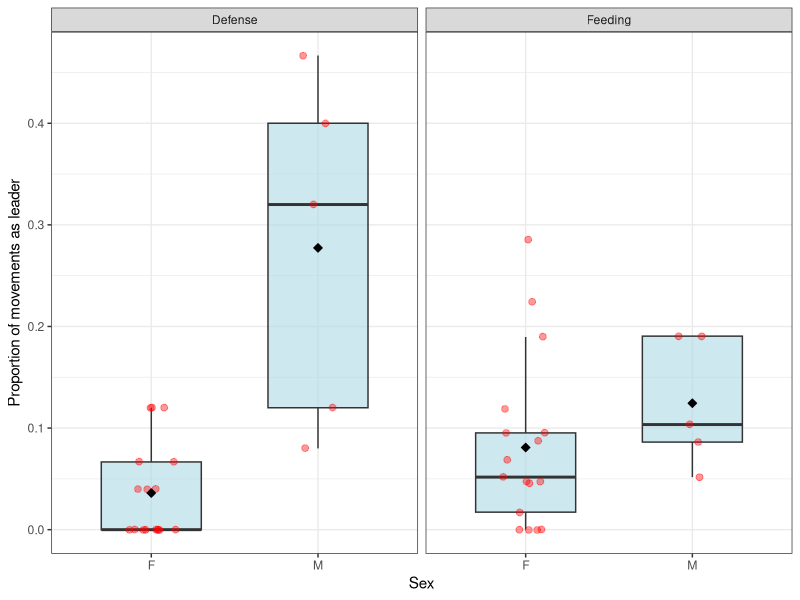
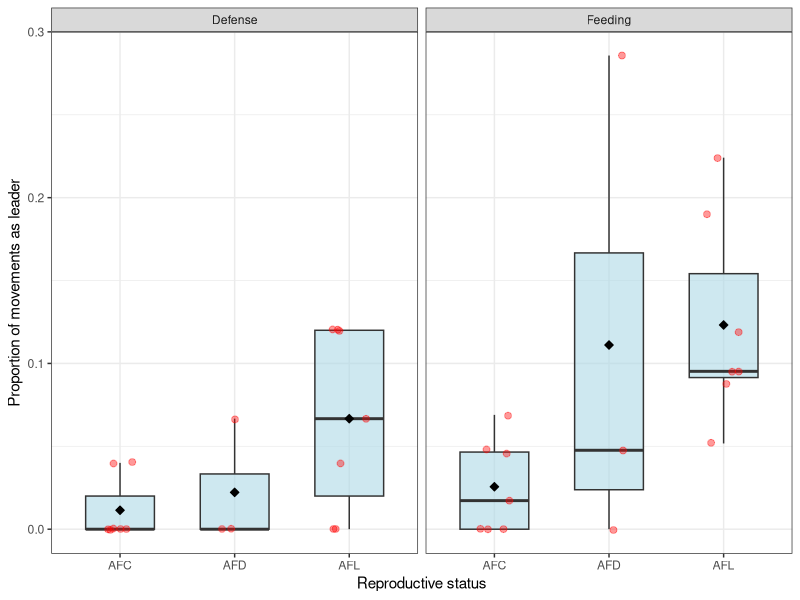
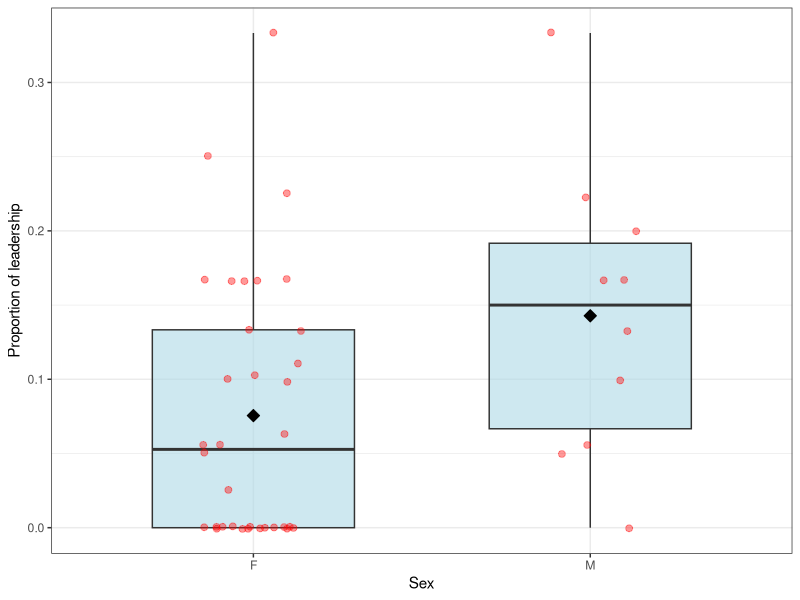
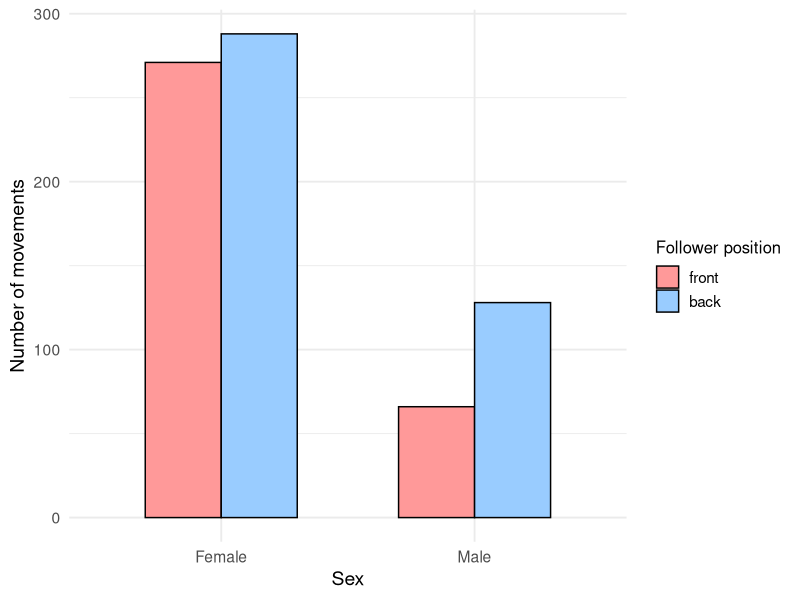
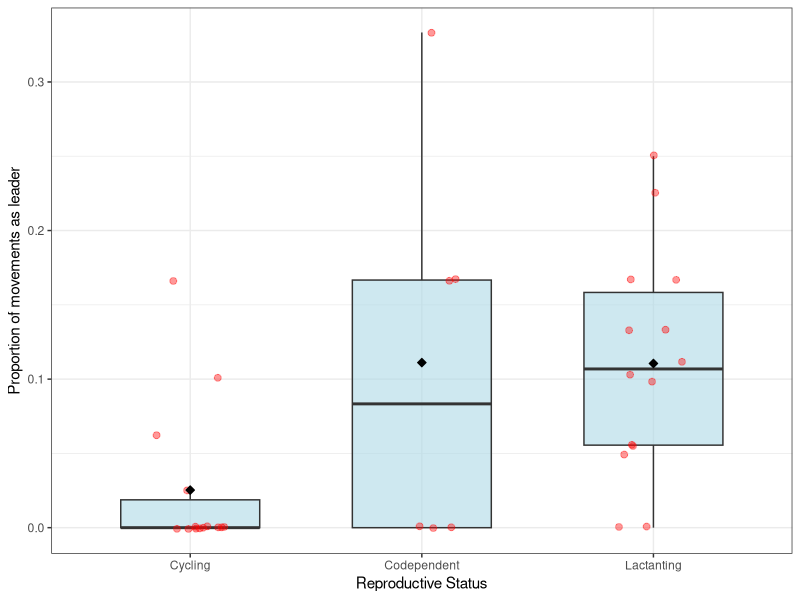
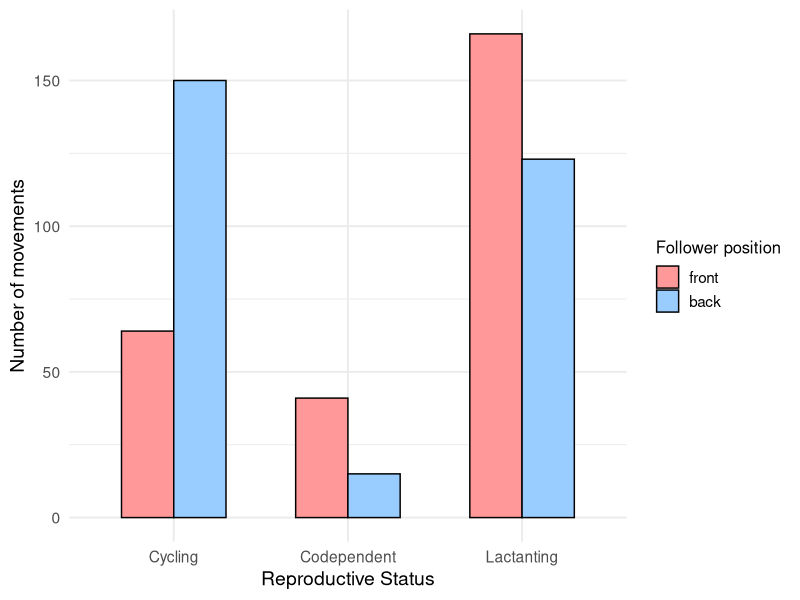

Generate these figures, in order, with R:
## ---- chunk 1
knitr::opts_chunk$set(echo = TRUE)
## ---- chunk 2
library(dplyr)
library(tidyr)
library(lubridate)

#read data
data <- readxl::read_xlsx(path = "data/data_identity.xlsx",
                          sheet = "DESPLAZAMIENTO",
                          range =  "C1:V120")

#preparing data

data <- as.data.frame(data) |>
  dplyr::mutate(
    month = lubridate::month(created_at),
    context = ifelse(`88_Motivacin_del_des` == "Alimentación", "Feeding", "Defense")
  )
  
cols_seguidores <- grep("Seguidor", names(data), value = TRUE)

individuos_status <- c(
  "BUENO" = "M", 
  "OSO" = "M",
  "GANDHI" = "M",
  "GRU" = "M",
  "FELIPE" = "M",
  "ALHAMBRA" = "AFL",
  "MOMI" = "AFL",
  "PATILLAS" = "AFL",
  "LOCA" = "AFL",
  "CHINA" = "AFL",
  "OJER" = "AFC",
  "BUBBLE" = "AFC",
  "WOW" = "AFL", 
  "UVE" = "AFL", 
  "QUERIDA" = "AFD",
  "TERE" = "AFD",
  "BUENA" = "AFD",
  "CYNTHIA" = "AFC",
  "ABU" = "AFC",
  "EW" = "AFC",
  "MULLET" = "AFC",
  "DOS"= "AFL",
  "SOLA" = "AFC"
)

individuos_table <- data.frame(id = names(individuos_status), 
                               sex = ifelse(individuos_status == "M", "M", "F"), 
                               reprostatus = individuos_status)



dat <- data |>
  dplyr::rowwise()  |>
  dplyr::mutate(
    leader_sex = individuos_table$sex[ match(`78_Leader`, individuos_table$id) ],
    leader_reprostatus = individuos_table$reprostatus[ match(`78_Leader`, individuos_table$id) ],
    follower_id = list(
      individuos_table$id[
        match(
          dplyr::c_across(
            dplyr::all_of(cols_seguidores)), individuos_table$id 
        )
      ]
    ),
    month = lubridate::month(created_at),
    context = ifelse(`88_Motivacin_del_des` == "Alimentación", "Feeding", "Defense")
  )  |>
  dplyr::ungroup()


followers_long <- dat |>
  select(`78_Leader`, leader_sex,leader_reprostatus, follower_id, context, month)  |>
  tidyr::unnest_longer(follower_id)  |>
  mutate(follower_sex = individuos_table$sex[match(follower_id, individuos_table$id)],
         follower_reprostatus = individuos_table$reprostatus[match(follower_id, individuos_table$id)]) |>
  na.omit()


# 2) Contar movimientos por individuo
leaders <- dat |>
  group_by(ind = `78_Leader`, sex = leader_sex, repro_status = leader_reprostatus, context, month) |>
  summarise(n_leader = n(), .groups = "drop")

followers <- followers_long |>
  group_by(ind = follower_id, follower_sex, context, month) |>
  summarise(n_follower = n(), .groups = "drop") |>
  na.omit()


ind_counts <- left_join(leaders, followers, by = c("ind", "context", "month")) |>
  mutate(
    n_leader   = ifelse(is.na(n_leader), 0, n_leader),
    n_follower = ifelse(is.na(n_follower), 0, n_follower),
    total = n_leader + n_follower,
    prop_leader = n_leader / total
  ) |>
  dplyr::transmute(
    ID = ind,
    sex,
    repro_status,
    context,
    month,
    n_leader
  )

following <- data[,5:15]


df_followers <- dat[,c(cols_seguidores, "context", "month")]  %>%
  mutate(row_id = row_number(),
         n_followers = rowSums(!is.na(.)) - 2) %>%  # count non-NA per row
  pivot_longer(
    cols = -c(row_id, n_followers, context, month),
    names_to = "column_name",
    values_to = "name"
  ) %>%
  filter(!is.na(name)) %>%    # keep only non-NA names
  mutate(n_position = match(column_name, names(following))) %>%
  select(name, n_position, n_followers, context, month) %>%
  dplyr::mutate(order_index =(((n_position-1)/2)/((n_followers-1)/2)),
                fb_position = ifelse(order_index < 0.5, "Front", "Back")) %>%
  dplyr::group_by(name, fb_position, context, month) %>%
  summarise(n_times = n(), .groups = "drop")

df_followers <- df_followers %>%
  group_by(name, month, context, fb_position) %>%
  summarise(n_times = sum(n_times), .groups = "drop") %>%  # sum in case multiple rows
  pivot_wider(
    names_from = fb_position,
    values_from = n_times,
    values_fill = 0  # fill missing combinations with 0
  ) %>%
  dplyr::transmute(
    ID = name,
    month,
    context,
    n_front = Front,
    n_back = Back
  )


data_ <- left_join(df_followers, ind_counts, by = c("ID", "context", "month")) |>
  dplyr::mutate(
    sex = individuos_table$sex[ match(ID, individuos_table$id) ],
    repro_status = individuos_table$reprostatus[match(ID, individuos_table$id) ],
    n_leader = ifelse(is.na(n_leader), 0, n_leader)
  ) |>
  dplyr::transmute(
    ID,
    sex,
    repro_status,
    context,
    month,
    n_leader,
    n_front,
    n_back
  )

## ---- chunk 3

print(data_, n = 90)

## ---- chunk 4

library(dplyr)
library(lme4)
library(ggplot2)

dat <- data_ %>%
  group_by(ID, sex, repro_status, context) %>%
  summarise(
    n_leader = sum(n_leader, na.rm = TRUE),
    n_follower   = sum(n_front + n_back, na.rm = TRUE),
    .groups = "drop"
  ) %>%
  mutate(prop = n_leader / (n_leader + n_follower))

## ---- chunk 5

print(dat, n = 90)

## ---- chunk 6

# Dividir datos por contexto
feed  <- dat %>% filter(context == "Feeding")
defense <- dat %>% filter(context == "Defense")

# movimientos alimentacion
m_feed_full <- glmer(
  cbind(n_leader, n_follower) ~ sex + (1 | ID),
  data = feed,
  family = binomial
)

m_feed_null <- glmer(
  cbind(n_leader, n_follower) ~ 1 + (1 | ID),
  data = feed,
  family = binomial
)

anova(m_feed_full, m_feed_null)   # LRT

## ---- chunk 7

summary(m_feed_full)

## ---- chunk 8

#movimientos defensa

m_def_full <- glmer(
  cbind(n_leader, n_follower) ~ sex + (1 | ID),
  data = defense,
  family = binomial
)

m_def_null <- glmer(
  cbind(n_leader, n_follower) ~ 1 + (1 | ID),
  data = defense,
  family = binomial
)

anova(m_def_full, m_def_null)   # LRT
## ---- chunk 9

summary(m_def_full)

## ---- chunk 10

ggplot(dat, aes(x = sex, y = prop, fill = sex)) +
  geom_boxplot(width = 0.6, alpha = 0.6, outlier.shape = NA) +
  geom_jitter(width = 0.15, alpha = 0.4, color = "red", size = 2) +
  stat_summary(fun = mean, geom = "point", shape = 23, size = 2, fill = "black") +
  facet_wrap(~context) +
  theme_bw() +
  labs(
    x = "Sex",
    y = "Proportion of movements as leader"
  ) +
  scale_fill_manual(values = c("F" = "lightblue", "M" = "lightblue")) + 
  theme(legend.position = "none")


## ---- chunk 11

females <- dat %>% filter(sex == "F")

## ---- chunk 12

# alimentacion
f_feed_full <- glmer(
  cbind(n_leader, n_follower) ~ repro_status + (1 | ID),
  data = females %>% filter(context == "Feeding"),
  family = binomial
)

f_feed_null <- glmer(
  cbind(n_leader, n_follower) ~ 1 + (1 | ID),
  data = females %>% filter(context == "Feeding"),
  family = binomial
)

anova(f_feed_full, f_feed_null)

## ---- chunk 13

summary(f_feed_full)

## ---- chunk 14

f_def_full <- glmer(
  cbind(n_leader, n_follower) ~ repro_status + (1 | ID),
  data = females %>% filter(context == "Defense"),
  family = binomial
)

f_def_null <- glmer(
  cbind(n_leader, n_follower) ~ 1 + (1 | ID),
  data = females %>% filter(context == "Defense"),
  family = binomial
)

anova(f_def_full, f_def_null)
## ---- chunk 15

summary(f_def_full)

## ---- chunk 16

ggplot(females, aes(x = repro_status, y = prop, fill = repro_status)) +
  geom_boxplot(width = 0.6, alpha = 0.6, outlier.shape = NA) +
  geom_jitter(width = 0.15, alpha = 0.4, color = "red", size = 2) +
  stat_summary(fun = mean, geom = "point", shape = 23, size = 2, fill = "black") +
  facet_wrap(~context) +
  theme_bw() +
  labs(x = "Reproductive status", y = "Proportion of movements as leader") +
  scale_fill_manual(values = c("AFC" = "lightblue", "AFD" = "lightblue", "AFL" = "lightblue"))+
  theme(legend.position = "none")


## ---- chunk 17

# Load packages
library(lme4)
library(multcomp)
library(dplyr)

# Load your dataset
# df <- read.csv("your_data.csv")

# Compute follower counts if not already present
df <- data_ %>%
  mutate(n_follower = n_front + n_back,
         prop_leader = n_leader / (n_leader + n_follower),
         prop_front = n_front / (n_front + n_back))

# Compute relative contribution of each category per month
df <- df %>%
  group_by(context, month, sex) %>%
  mutate(n_category = n()) %>%
  ungroup() %>%
  group_by(context, month) %>%
  mutate(rel_contrib = n_category / max(n_category))

df$ID <- as.factor(df$ID)
df$sex <- as.factor(df$sex)
df$repro_status <- as.factor(df$repro_status)
## ---- chunk 18

print(df, n = 90)

## ---- chunk 19

# -----------------------------
# Function to run models
# -----------------------------

run_model_leader_prop <- function(data, response_type, predictor, context_name){
  
  cat("\nRunning models for context:", context_name, "and predictor:", predictor, "\n")
  
  # Subset context
  dat <- subset(data, context == context_name)
  
  if(predictor == "repro_status"){
    
    dat <- dat |>
      dplyr::filter(sex == "F")
  }
  
  # Ensure ID and predictor are factors
  dat$ID <- as.factor(dat$ID)
  dat[[predictor]] <- as.factor(dat[[predictor]])
  
  # --- Model 1: leader/follower counts (two-vector response) ---
  formula1 <- as.formula(paste0("cbind(n_leader, n_follower) ~ ", predictor, " + (1|ID)"))
  model1 <- glmer(formula1,
                  family = binomial,
                  data = dat)
  
  # Null model
  formula_null1 <- as.formula("cbind(n_leader, n_follower) ~ (1|ID)")
  null1 <- glmer(formula_null1,
                 family = binomial,
                 data = dat)
  
  # Likelihood ratio test
  lrt1 <- anova(null1, model1, test = "Chisq")
  print(lrt1)
  return(list(model1=summary(model1)))
  }

  
run_model_order_index <- function(data, response_type, predictor, context_name){
  
  cat("\nRunning models for context:", context_name, "and predictor:", predictor, "\n")
  
  # Subset context
  dat <- subset(data, context == context_name)
  
   if(predictor == "repro_status"){
    
    dat <- dat |>
      dplyr::filter(sex == "F")
  }
  
  
  
  # Ensure ID and predictor are factors
  dat$ID <- as.factor(dat$ID)
  dat[[predictor]] <- as.factor(dat[[predictor]])
  
  # --- Model 2: progression order index (prop front) ---
  formula2 <- as.formula(paste0("prop_front ~ ", predictor, " + (1|ID)"))
  model2 <- lmer(formula2, data = dat)
  
  # Null model
  null2 <- lmer(prop_front ~ (1|ID), data = dat)
  
  # Likelihood ratio test
  lrt2 <- anova(null2, model2, test = "Chisq")
  print(lrt2)
  
  # Post hoc Tukey if predictor is reproductive state
  if(predictor == "repro_status"){
    posthoc <- glht(model2, linfct = mcp(repro_status = "Tukey"))
    print(summary(posthoc))
  }
  
  return(list(model2=summary(model2)))
}

## ---- chunk 20

run_model_leader_prop(df, response_type="leader_follower", predictor="sex", context_name="Feeding")

## ---- chunk 21

# Filtramos solo el contexto Feeding
df_feeding <- subset(df, context == "Feeding")

# Boxplot
ggplot(df_feeding, aes(x = sex, y = prop_leader, fill = sex)) +
  geom_boxplot(width = 0.6, alpha = 0.6) +
  geom_jitter(width = 0.15, alpha = 0.4, color = "red", size = 2) +
  stat_summary(fun = mean, geom = "point", shape = 23, size = 3, fill = "black") +
  theme_bw() +
  labs(x = "Sex", y = "Proportion of leadership") +
  scale_fill_manual(values = c("F" = "lightblue", "M" = "lightblue"))+
  theme(legend.position = "none")

## ---- chunk 22

run_model_order_index(df, response_type="order_index", predictor="sex", context_name="Feeding")

## ---- chunk 23

# Crear un dataframe resumido por sexo y posición
df_bar <- df %>%
  filter(context == "Feeding") %>%  # filtrar solo Feeding
  group_by(sex) %>%
  summarise(
    front = sum(n_front),
    back = sum(n_back),
    total = sum(n_follower)  # total movimientos
  ) %>%
  tidyr::pivot_longer(cols = c(front, back), names_to = "position", values_to = "moves") %>%
  mutate(position = factor(position, levels = c("front", "back")))  # controlamos el orden


# Barplot vertical
ggplot(df_bar, aes(x = sex, y = moves, fill = position)) +
  geom_bar(stat = "identity", 
           position = "dodge",  # ancho entre barras
           width = 0.6,  # ancho de cada barra
           color = "black") +  # borde negro fino
  
  scale_fill_manual(values = c("front" = "#FF9999", "back" = "#99CCFF"),
                    name = "Follower position") +
  scale_y_continuous(name = "Number of movements") +
  scale_x_discrete(name = "Sex", labels = c("F" = "Female", "M" = "Male")) +
  theme_minimal(base_size = 14) +
    theme(
      legend.title = element_text(size = 12),
      legend.text = element_text(size = 11),
      plot.title = element_text(size = 16, face = "bold", hjust = 0.5)
    )

## ---- chunk 24

run_model_leader_prop(df, response_type="leader_follower", predictor="repro_status", context_name="Feeding")

## ---- chunk 25

# Filtramos solo el contexto Feeding
df_females <- subset(df, sex == "F") |>
  subset(context == "Feeding")


ggplot(df_females, aes(x = repro_status, y = prop_leader, fill = repro_status)) +
  geom_boxplot(width = 0.6, alpha = 0.6, outlier.shape = NA) +
  geom_jitter(width = 0.15, alpha = 0.4, color = "red", size = 2) +
  stat_summary(fun = mean, geom = "point", shape = 23, size = 2, fill = "black") +
  theme_bw() +
  labs(x = "Reproductive status", y = "Proportion of movements as leader") +
  scale_fill_manual(values = c("AFC" = "lightblue", "AFD" = "lightblue", "AFL" = "lightblue"))+
    scale_x_discrete(name = "Reproductive Status", labels = c("AFC" = "Cycling", "AFD" = "Codependent", "AFL" = "Lactanting")) +
  theme(legend.position = "none")

## ---- chunk 26

run_model_order_index(df, response_type="order_index", predictor="repro_status", context_name="Feeding")

## ---- chunk 27
# Crear un dataframe resumido por sexo y posición
df_bar <- df %>%
  filter(context == "Feeding" & sex == "F") %>%  # filtrar solo Feeding
  group_by(repro_status) %>%
  summarise(
    front = sum(n_front),
    back = sum(n_back),
    total = sum(n_follower)  # total movimientos
  ) %>%
  tidyr::pivot_longer(cols = c(front, back), names_to = "position", values_to = "moves") %>%
  mutate(position = factor(position, levels = c("front", "back")))  # controlamos el orden


# Barplot vertical
ggplot(df_bar, aes(x = repro_status, y = moves, fill = position)) +
  geom_bar(stat = "identity", 
           position = "dodge",  # ancho entre barras
           width = 0.6,  # ancho de cada barra
           color = "black") +  # borde negro fino
  
  scale_fill_manual(values = c("front" = "#FF9999", "back" = "#99CCFF"),
                    name = "Follower position") +
  scale_y_continuous(name = "Number of movements") +
  scale_x_discrete(name = "Reproductive Status", labels = c("AFC" = "Cycling", "AFD" = "Codependent", "AFL" = "Lactanting")) +
  theme_minimal(base_size = 14) +
  theme(
    legend.title = element_text(size = 12),
    legend.text = element_text(size = 11),
    plot.title = element_text(size = 16, face = "bold", hjust = 0.5)
  )
